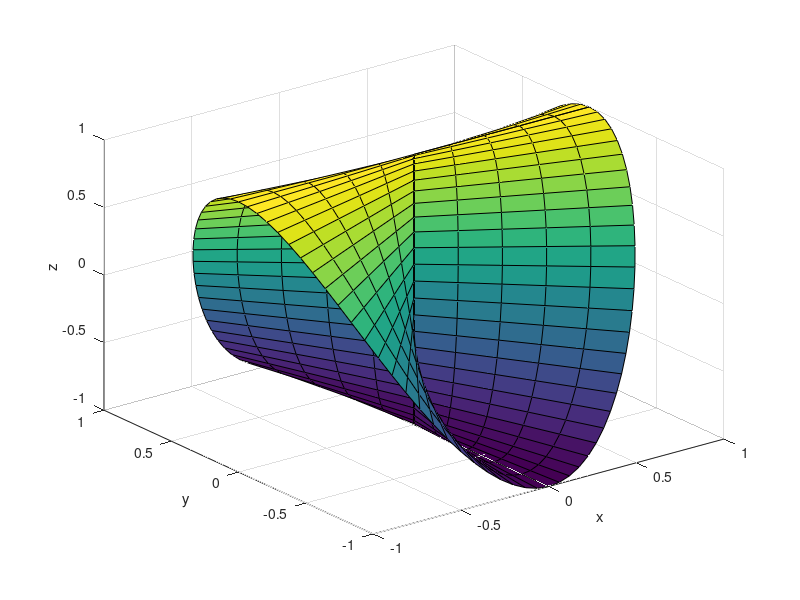
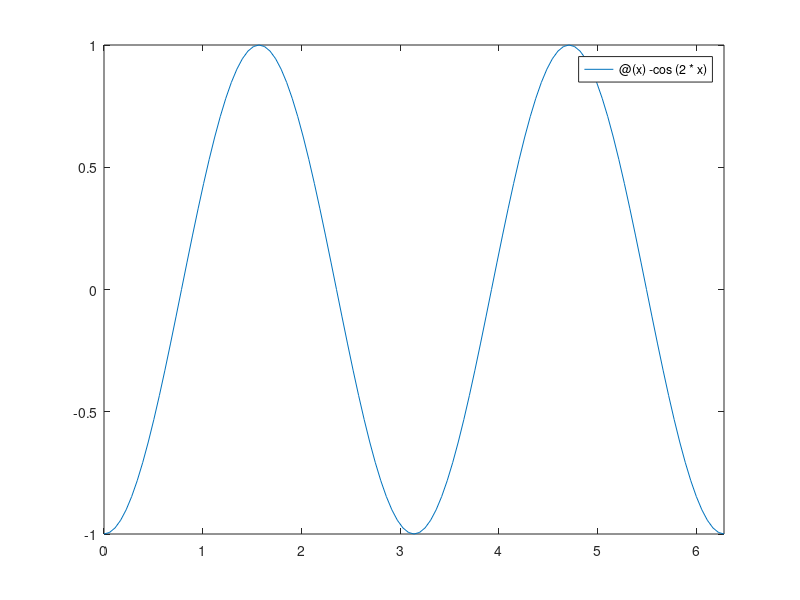

Write the MATLAB code that produced these figures, in order.
% cbm, 2003/12/03
% public domain, no rights reserved, share with anyone

th = 0:(2*pi/100):2*pi;
r = 0:.2:1;

% create a polar grid
[thg, rg] = meshgrid(th,r);

% you MUST use ".^", "./" and ".*" here to "vectorize" the code:
%f = inline('cos(5*th) + 6*exp(-r.^2)', 'th', 'r');
f = inline('cos(2*th)', 'th', 'r');
u = feval(f,thg,rg);

% here's the magic part...
[x,y,z] = pol2cart(thg,rg,u);

% or try pcolor or contour
figure(2); clf;
surf(x,y,z);
%pcolor(x,y,z);
%contour(x,y,z);
xlabel('x');
ylabel('y');
zlabel('z');


figure(3);clf;
fplot(@(x) -cos(2*x), [0 2*pi])
% this turns off the grid lines (works in matlab only)
%shading interp